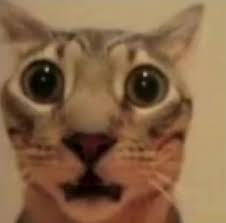
#> input picture lab-works/lab-5/assets/images.jpeg, 226 x 223 px, found by its file name
$ python question5.py
#> lines starting #> are read from the running program, lines starting #| are printed output that depends on the picture
import numpy as np
import cv2

def add_salt_and_pepper_noise(image, salt_prob, pepper_prob):
    noisy_image = np.copy(image)
    salt_mask = np.random.rand(*image.shape) < salt_prob
    pepper_mask = np.random.rand(*image.shape) < pepper_prob
    noisy_image[salt_mask] = 255
    noisy_image[pepper_mask] = 0
    return noisy_image

def median_filter(image, kernel_size):
    return cv2.medianBlur(image, kernel_size)

f_t = cv2.imread('lab-works/lab-5/assets/images.jpeg', cv2.IMREAD_GRAYSCALE)
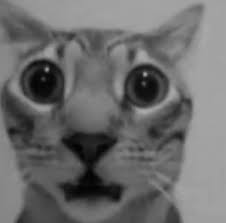
#> f_t: shape (223, 226); min 0, max 172, mean 108


salt_prob = 0.01
pepper_prob = 0.01


noisy_image = add_salt_and_pepper_noise(f_t, salt_prob, pepper_prob)
#> in add_salt_and_pepper_noise, `noisy_image[pepper_mask] = 0`:
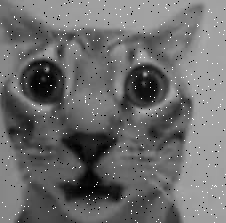
#> noisy_image: shape (223, 226); min 0, max 255, mean 108.5

kernel_size = 5


denoised_image = median_filter(noisy_image, kernel_size)


cv2.imshow('Original Image', f_t)
cv2.imshow('Noisy Image', noisy_image)
cv2.imshow('Denoised Image', denoised_image)
cv2.waitKey(0)
cv2.destroyAllWindows()
